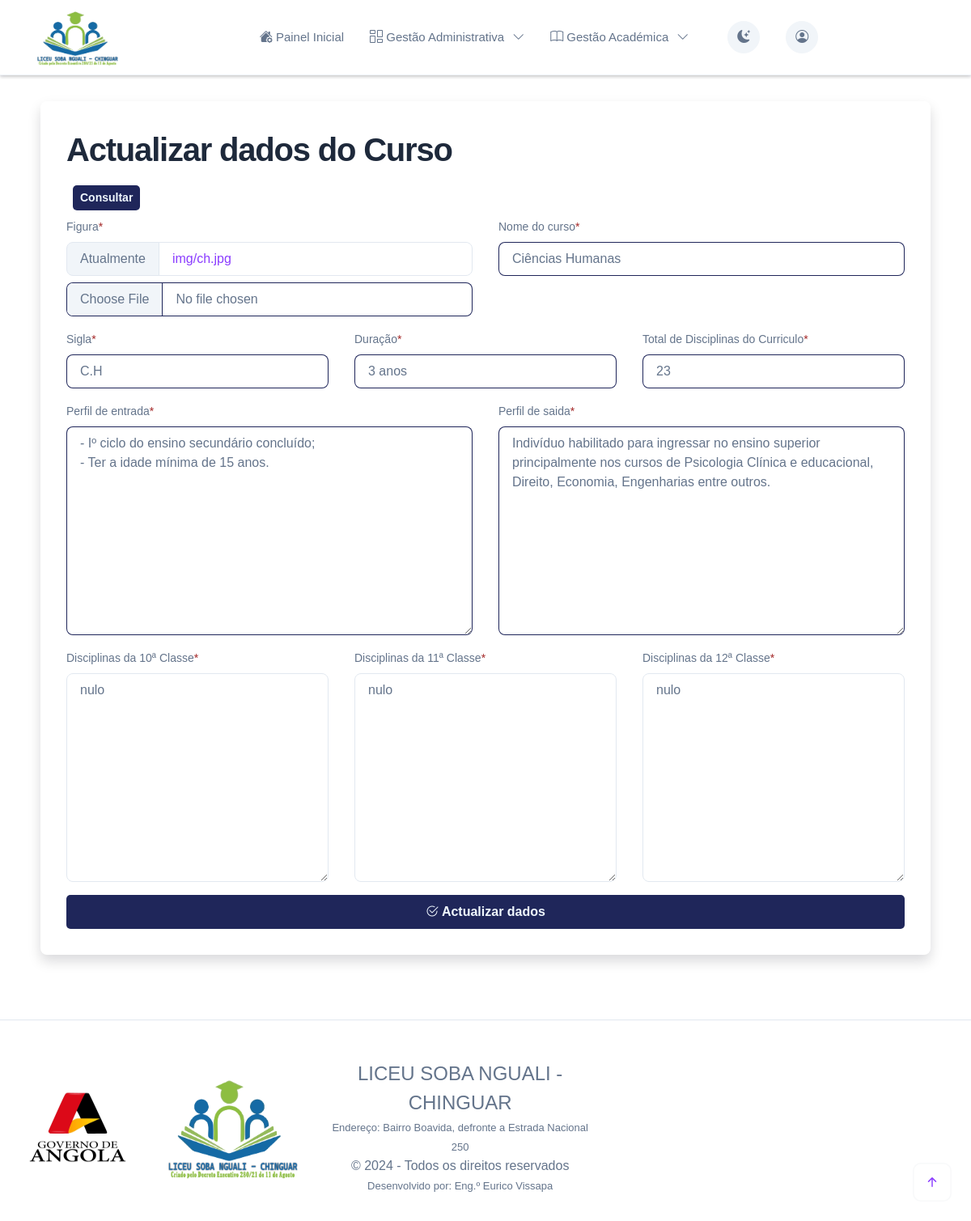
The page /edit_curso/4 (signed in) on the database its author committed.
### gestao/models.py (models this page shows, shortened)
class cursos(models.Model):
    figura = models.ImageField(upload_to='img')
    nome_do_curso = models.CharField(max_length=100,unique=True)
    sigla = models.CharField(max_length=20)
    perfil_de_entrada = models.TextField()
    perfil_de_saida = models.TextField()
    classe_10 = models.TextField(verbose_name='Disciplinas da 10ª Classe')
    classe_11 = models.TextField(verbose_name='Disciplinas da 11ª Classe')
    classe_12 = models.TextField(verbose_name='Disciplinas da 12ª Classe')
    duracao = models.CharField(max_length=10,verbose_name='Duração')
    total_disc = models.IntegerField(verbose_name='Total de Disciplinas do Curriculo')

### gestao/views.py (the view)
# urls.py: path('edit_curso/<int:curso_id>', views.edit_curso.as_view(), name='edit_curso'),
@method_decorator(csrf_exempt, name="dispatch")
class edit_curso(LoginRequiredMixin,SuccessMessageMixin,UpdateView):
    login_url = reverse_lazy('bloquear')
    template_name = 'form.html'
    form_class = FormCurso
    success_url = reverse_lazy('q_cursos')
    success_message = 'Dados do Curso %(nome_do_curso)s actualizados!'
    def get_object(self, queryset=None):
        self.object = cursos.objects.get(pk=self.kwargs['curso_id'])
        return self.object
    def get_context_data(self, **kwargs):
        context = super().get_context_data(**kwargs)
        context['titulo'] = 'Actualizar dados do Curso'
        context['link'] = 'q_cursos'
        context['btn'] = 'Actualizar dados'
        return  context

### gestao/form.py
class FormCurso(forms.ModelForm):
    class Meta:
        model = cursos
        fields = '__all__'

### gestao/templates/form.html (shortened to what this page needs)
{% extends 'base.html' %}
{% load crispy_forms_tags %}
{% block main %}
<section class="container py-lg-5" data-cue="fadeIn" data-show="true" style="animation-name: fadeIn; animation-duration: 600ms; animation-timing-function: ease; animation-delay: 0ms; animation-direction: normal; animation-fill-mode: both;">
 <div class="shadow p-5 mb-5 bg-body-white rounded">
 <div class="row g-2">
    <h1>{{ titulo }}</h1>
    <div class="mx-2">
        <a class="btn btn1 btn-sm" title="" href="/{{ link }}">Consultar</a>
    </div>
<form method="POST" action="" enctype="multipart/form-data">
    <anything_else>
    <div class="row" style="text-align:initial;">
        {% if titulo == 'Registar Funcionário' or titulo == 'Actualizar funcionário' %}
        <div class="col-md-4">
            {{ form.foto|as_crispy_field }}
        </div>
        <div class="col-md-4">
            {{ form.arquivo|as_crispy_field }}
        </div>
        <div class="col-md-4">
            {{ form.nAgente|as_crispy_field }}
        </div>
        <div class="col-md-4">
            {{ form.nome_completo|as_crispy_field }}
        </div>
        <div class="col-md-4">
            {{ form.estado_civil|as_crispy_field }}
        </div>
        <div class="col-md-4">
            {{ form.numero_do_bilhete|as_crispy_field }}
        </div>
        <div class="col-md-4">
            {{ form.data_de_emissao|as_crispy_field }}
        </div>
        <div class="col-md-4">
            {{ form.data_de_nascimento|as_crispy_field }}
        </div>
        <div class="col-md-4">
            {{ form.local_de_nascimento|as_crispy_field }}
        </div>
        <div class="col-md-4">
            {{ form.municipio|as_crispy_field }}
        </div>
        <div class="col-md-4">
            {{ form.provincia|as_crispy_field }}
        </div>
        <div class="col-md-4">
            {{ form.residencia|as_crispy_field }}
        </div>
        <div class="col-md-4">
            {{ form.contacto|as_crispy_field }}
        </div>
        <div class="col-md-4">
            {{ form.email|as_crispy_field }}
        </div>
        <div class="col-md-4">
            {{ form.nivel_academico|as_crispy_field }}
        </div>
        <div class="col-md-4">
            {{ form.especialidade|as_crispy_field }}
        </div>
        <div class="col-md-4">
            {{ form.instituicao|as_crispy_field }}
        </div>
        <div class="col-md-4">
            {{ form.data_de_ingresso|as_crispy_field }}
        </div>
        <div class="col-md-4">
            {{ form.categoria|as_crispy_field }}
        </div>
        <div class="col-md-4">
            {{ form.funcao|as_crispy_field }}
        </div>
        <div class="col-md-4">
            {{ form.disciplina|as_crispy_field }}
        </div>
        <div class="col-md-6">
            {{ form.dados_academicos|as_crispy_field }}
        </div>
        <div class="col-md-6">
            {{ form.dados_profissionais|as_crispy_field }}
        </div>
        <div class="col-md-12">
            {{ form.utilizador|as_crispy_field }}
        </div>
            {% elif titulo == 'Registar Curso' or titulo == 'Actualizar dados do Curso' %}
            <div class="col-md-6">
                {{ form.figura|as_crispy_field }}
            </div>
            <div class="col-md-6">
                {{ form.nome_do_curso|as_crispy_field }}
            </div>
            <div class="col-md-4">
                {{ form.sigla|as_crispy_field }}
            </div>
            <div class="col-md-4">
                {{ form.duracao|as_crispy_field }}
            </div>
            <div class="col-md-4">
                {{ form.total_disc|as_crispy_field }}
            </div>
            <div class="col-md-6">
                {{ form.perfil_de_entrada|as_crispy_field }}
            </div>
            <div class="col-md-6">
                {{ form.perfil_de_saida|as_crispy_field }}
            </div>
            <div class="col-md-4">
                {{ form.classe_10|as_crispy_field }}
            </div>
            <div class="col-md-4">
                {{ form.classe_11|as_crispy_field }}
            </div>
            <div class="col-md-4">
                {{ form.classe_12|as_crispy_field }}
            </div>
            {% else %}
            {{ form|crispy }}
            {% endif %}
    </div>
    <button type="submit" class="btn btn1" style="width: 100%;"><i class="bi bi-check2-circle"></i> {{ btn }} </button>
</form>
</div>
 </div>
</section>
{% endblock main %}

### static/css/style.css (style rules this page uses)
* { font-family: 'Barlow', sans-serif; }
.col-md-4 input { border-style: double; border-color: rgba(19, 26, 81, 0.945); }
.col-md-6 input { border-style: double; border-color: rgba(19, 26, 81, 0.945); }
.col-md-6 textarea { border-style: double; border-color: rgba(19, 26, 81, 0.945); }
.btn1 { background-color: rgba(19, 26, 81, 0.945); border-radius: 5px 5px 5px 5px; color: aliceblue; }
.asteriskField { color: brown; }

### static/css/scrollCue.css (style rules this page uses)
[data-cue="fadeIn"], [data-cues="fadeIn"] > * { opacity: 0; }

### visitantes/templates/base.html (style rules this page uses)
* { font-family: 'Barlow', sans-serif; }
.col-md-4 input { border-style: double; border-color: rgba(19, 26, 81, 0.945); }
.col-md-6 input { border-style: double; border-color: rgba(19, 26, 81, 0.945); }
.col-md-6 textarea { border-style: double; border-color: rgba(19, 26, 81, 0.945); }
.btn1 { background-color: rgba(19, 26, 81, 0.945); border-radius: 5px 5px 5px 5px; color: aliceblue; }
.asteriskField { color: brown; }

### rows shown on the page
cursos: nome_do_curso "Ciências Humanas", sigla "C.H", duracao "3 anos", total_disc "23", perfil_de_entrada "- Iº ciclo do ensino secundário concluído; - Ter a idade mínima de 15 anos.", perfil_de_saida "Indivíduo habilitado para ingressar no ensino superior principalmente nos cursos de Psicologia Clínica e educacional, Direito, Economia, Engenharias entre outros.", classe_10 "nulo", classe_11 "nulo", classe_12 "nulo"

### other values the page prints
{{ titulo }} "Actualizar dados do Curso"
{{ btn }} "Actualizar dados"
{{ 2024 }} "2024"
